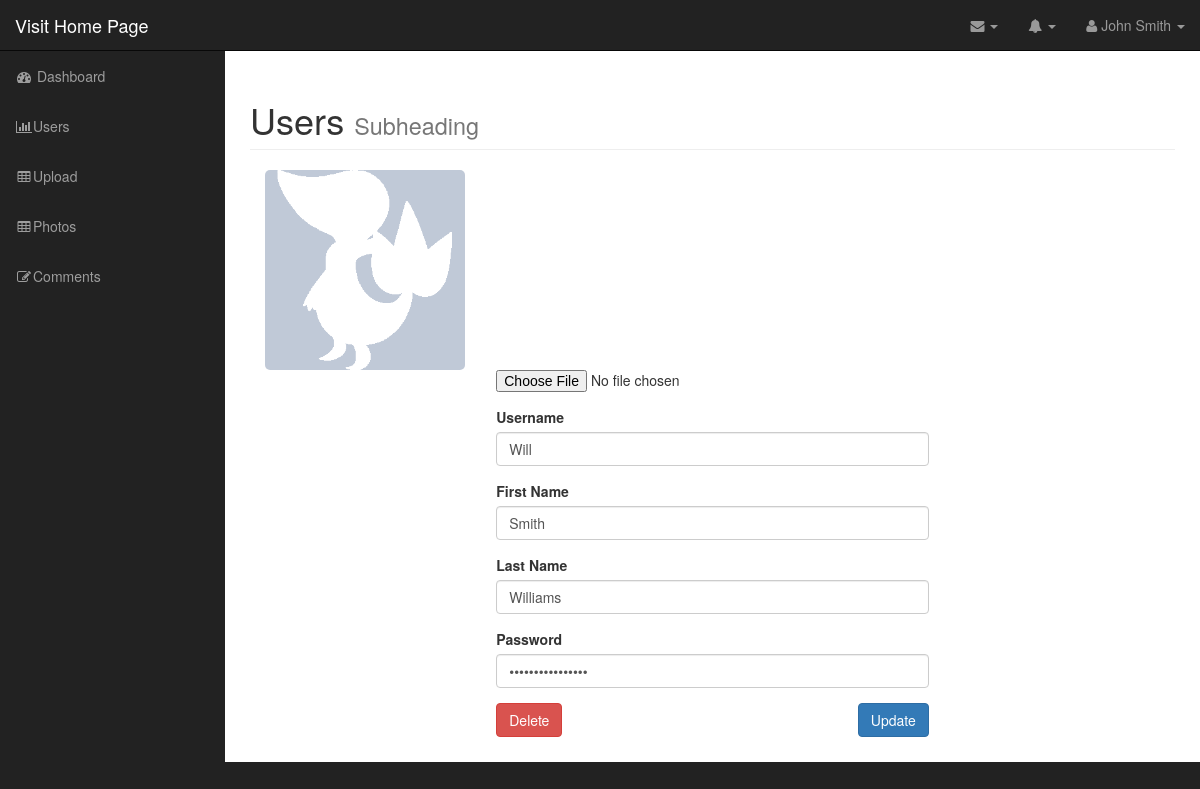
/admin/edit_user.php?id=9 (signed in), run on the app's committed database.
### tables this page shows
CREATE TABLE `users` (
  `id` int(11) NOT NULL,
  `username` varchar(255) NOT NULL,
  `password` varchar(255) NOT NULL,
  `first_name` varchar(255) NOT NULL,
  `last_name` varchar(255) NOT NULL,
  `user_image` varchar(255) NOT NULL
);

### admin/includes/database.php (called while the page is built, shortened)
<?php
class Database {
	public $connection;
	public function open_db_connection(){
		$this->connection = new mysqli(DB_HOST, DB_USER, DB_PASS, DB_NAME);
	}
	public function query($sql){
		$result = $this->connection->query($sql);
		return $result;
	}
}
$database = new Database();

### admin/includes/db_object.php (called while the page is built, shortened)
<?php
class Db_object {
	public static function find_by_id($id){
		$the_result_array = static::find_by_query("SELECT * FROM " . static::$db_table . " WHERE id = $id");
		return !empty($the_result_array) ? array_shift($the_result_array) : false;
	}
	public static function find_by_query($sql){
		global $database;
		$result_set = $database->query($sql);
		$the_object_array = array();
		while($row = mysqli_fetch_array($result_set)){
			$the_object_array[] = static::instantiation($row);
		}
		return $the_object_array;
	}
	public static function instantiation($the_record){
		$the_object = new $calling_class;
        foreach ($the_record as $the_attribute => $value) {
        	if($the_object->has_the_attribute($the_attribute)){
        		$the_object->$the_attribute = $value;
        	}
        }
        return $the_object;
	}
	private function has_the_attribute($the_attribute){
		$object_properties = get_object_vars($this);
		return array_key_exists($the_attribute, $object_properties);
	}
}

### admin/includes/user.php (called while the page is built, shortened)
<?php
class User extends Db_object {
	public $user_image;
	public $upload_directory = "images";
	public $image_placeholder = "images/Placeholder.png";
	public function image_path_and_placeholder(){
		return empty($this->user_image) ? $this->image_placeholder : $this->upload_directory . DS . $this->user_image;
	}
}

### admin/edit_user.php (the view, shortened to what this page needs)
<?php include("includes/header.php"); ?>
<?php
  $user = User::find_by_id($_GET['id']);
 ?>
        <nav class="navbar navbar-inverse navbar-fixed-top" role="navigation">
        <?php include("includes/top_nav.php"); ?>
        <?php include("includes/side_nav.php"); ?>
        </nav>
        <div id="page-wrapper">
            <div class="container-fluid">
                <div class="row">
                    <div class="col-lg-12">
                        <h1 class="page-header">
                            Users
                            <small>Subheading</small>
                        </h1>
                        <div class="col-md-6">
                          <img class="admin-photo-thumbnail" src="<?php echo $user->image_path_and_placeholder(); ?>">
                        </div>
                        <form class="" action="" method="post" enctype="multipart/form-data">
                          <div class="col-md-6 col-md-offset-3">
                            <div class="form-group">
                              <input type="file" name="user_image" >
                            </div>
                            <div class="form-group">
                              <label for="username">Username</label>
                              <input type="text" name="username" class="form-control" value="<?php echo $user->username; ?>">
                            </div>
                            <div class="form-group">
                              <label for="first_name">First Name</label>
                              <input type="text" name="first_name" class="form-control" value="<?php echo $user->first_name; ?>">
                            </div>
                            <div class="form-group">
                              <label for="last_name">Last Name</label>
                              <input type="text" name="last_name" class="form-control" value="<?php echo $user->last_name; ?>">
                            </div>
                            <div class="form-group">
                              <label for="password">Password</label>
                              <input type="password" name="password" class="form-control" value="<?php echo $user->password; ?>">
                            </div>
                            <div class="form-group">
                              <input type="submit" name="update" class="btn btn-primary pull-right" value="Update">
                            </div>
                            <div class="form-group">
                              <a class="btn btn-danger" href="delete_user.php?id=<?php echo $user->id; ?>">Delete</a>
                            </div>
                          </div>
                        </form>
                    </div>
                </div>
            </div>
        </div>
  <?php include("includes/footer.php"); ?>

### admin/css/sb-admin.css (style rules this page uses)
body { margin-top: 100px; background-color: #222; }
@media (min-width:768px) { body { margin-top: 50px; } }
#page-wrapper { width: 100%; padding: 0; background-color: #fff; }
@media (min-width:768px) { #page-wrapper { padding: 10px; } }

### admin/css/styles.css (style rules this page uses)
.admin-photo-thumbnail { width: 200px; border-radius: 5px; }

### data on the page
users: username "Will", first_name "Smith", last_name "Williams"
